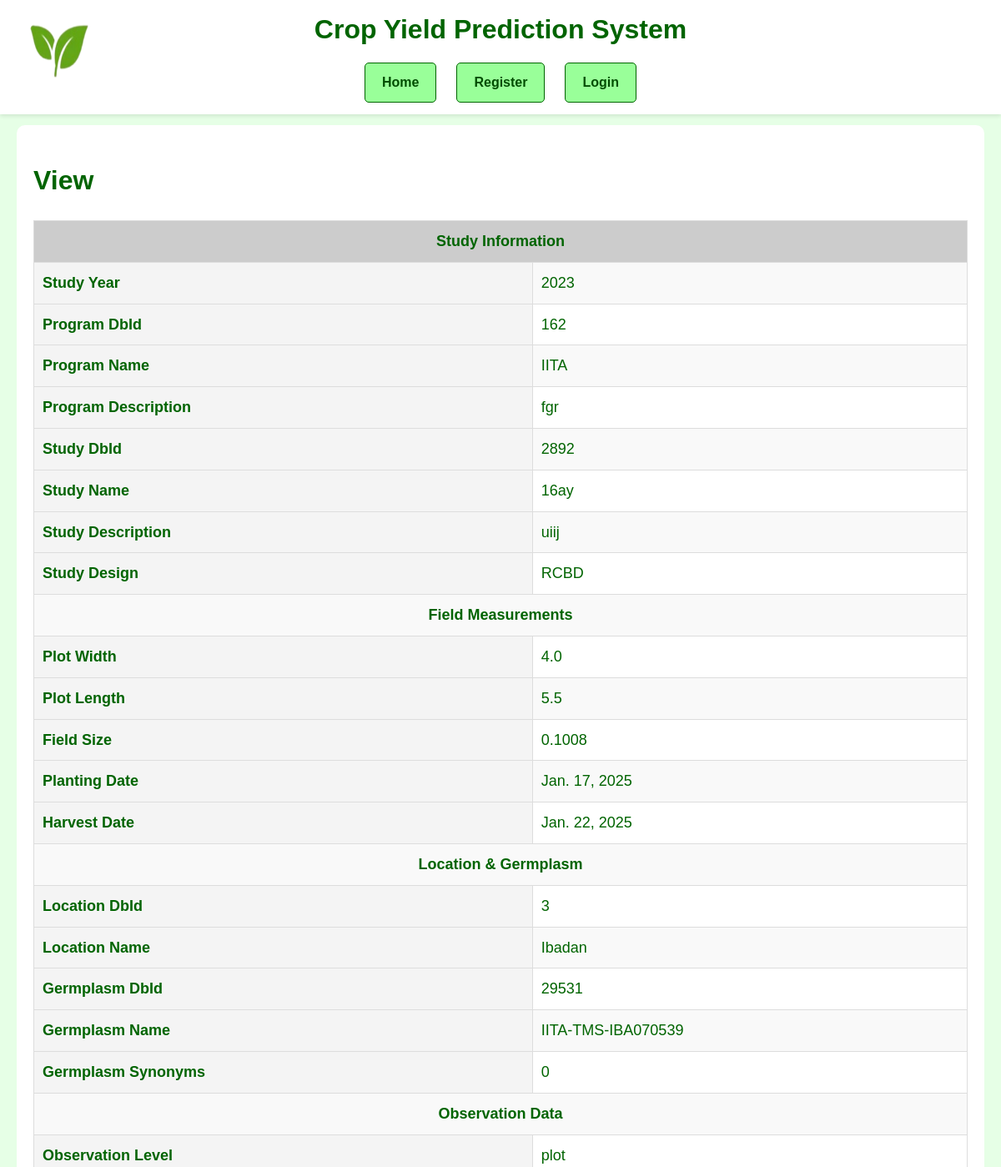
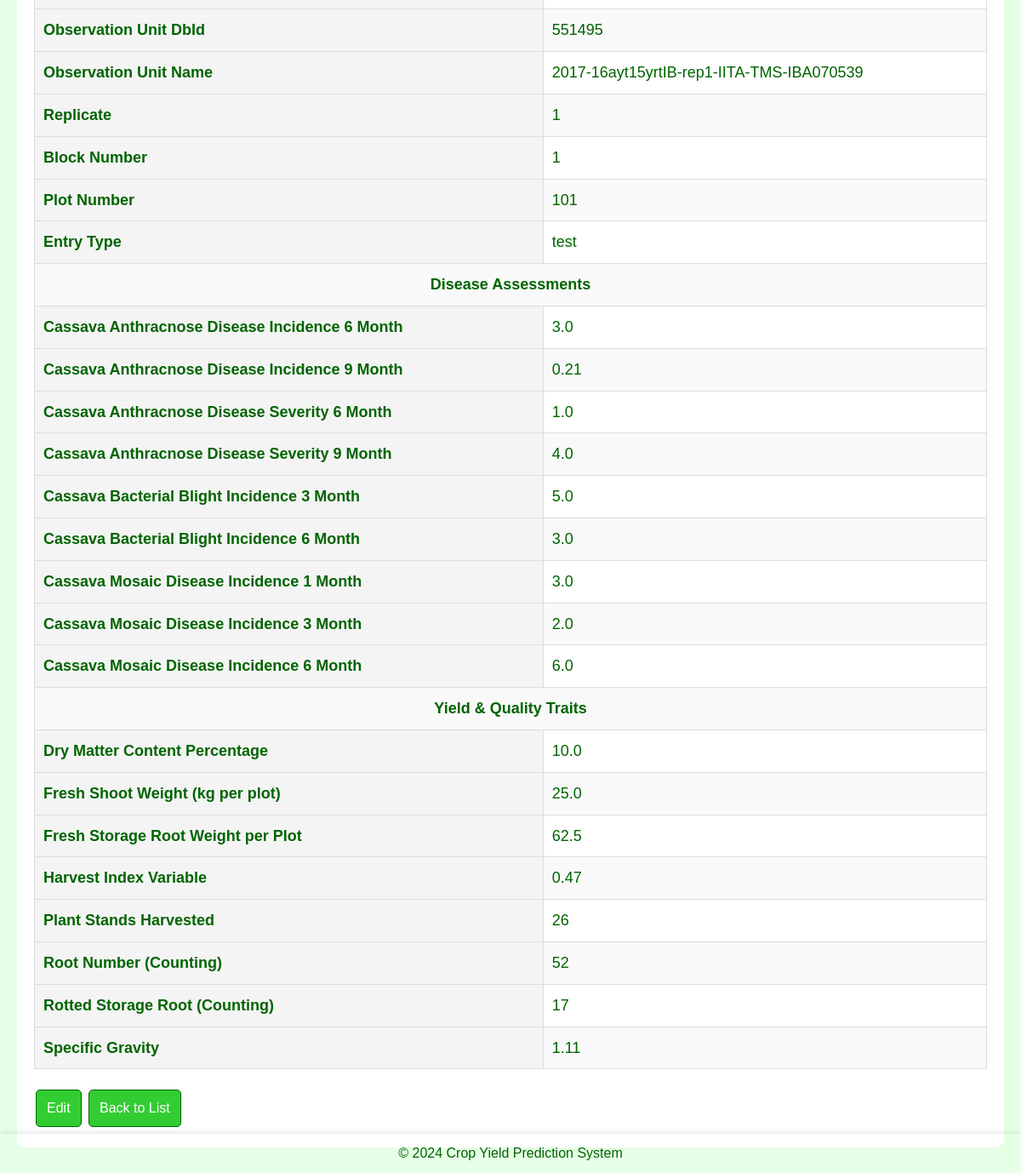
/fielddata/10/ (signed in), run on the app's committed database (2 pictures, top to bottom).
### django_nlp_integration/nlp_app/models.py (models this page shows, shortened)
class FieldData(models.Model):
    studyYear = models.IntegerField(default=0)
    programDbId = models.CharField(max_length=255, default='')
    programName = models.CharField(max_length=255, default='')
    programDescription = models.TextField(default='')
    studyDbId = models.CharField(max_length=255, default='')
    studyName = models.CharField(max_length=255, default='')
    studyDescription = models.TextField(default='')
    studyDesign = models.CharField(max_length=255, default='')
    plotWidth = models.FloatField(default=0.0)
    plotLength = models.FloatField(default=0.0)
    fieldSize = models.FloatField(default=0.0)
    plantingDate = models.DateField(default=date(2024, 1, 1))
    harvestDate = models.DateField(default=date(2024, 1, 1))
    locationDbId = models.CharField(max_length=255, default='')
    locationName = models.CharField(max_length=255, default='')
    germplasmDbId = models.CharField(max_length=255, default='')
    germplasmName = models.CharField(max_length=255, default='')
    germplasmSynonyms = models.CharField(max_length=255, blank=True, null=True, default='')
    observationLevel = models.CharField(max_length=255, default='')
    observationUnitDbId = models.CharField(max_length=255, default='')
    observationUnitName = models.CharField(max_length=255, default='')
    replicate = models.IntegerField(default=0)
    blockNumber = models.IntegerField(default=0)
    plotNumber = models.IntegerField(default=0)
    entryType = models.CharField(max_length=255, default='Unknown')
    boiled_storage_root_color = models.CharField(max_length=255, default='Unknown')
    cassava_anthractnose_disease_incidence_6_month = models.FloatField(default=0.0)
    cassava_anthractnose_disease_incidence_9_month = models.FloatField(default=0.0)
    cassava_anthractnose_disease_severity_6_month = models.FloatField(default=0.0)
    cassava_anthractnose_disease_severity_9_month = models.FloatField(default=0.0)
    cassava_bacterial_blight_incidence_3_month = models.FloatField(default=0.0)
    cassava_bacterial_blight_incidence_6_month = models.FloatField(default=0.0)
    cassava_bacterial_blight_severity_3_month = models.FloatField(default=0.0)
    cassava_bacterial_blight_severity_6_month = models.FloatField(default=0.0)
    cassava_green_mite_severity_first_evaluation = models.FloatField(default=0.0)
    cassava_green_mite_severity_second_evaluation = models.FloatField(default=0.0)
    cassava_mosaic_disease_incidence_1_month = models.FloatField(default=0.0)
    cassava_mosaic_disease_incidence_3_month = models.FloatField(default=0.0)
    cassava_mosaic_disease_incidence_6_month = models.FloatField(default=0.0)
    cassava_mosaic_disease_severity_1_month = models.FloatField(default=0.0)
    cassava_mosaic_disease_severity_3_month = models.FloatField(default=0.0)
    cassava_mosaic_disease_severity_6_month = models.FloatField(default=0.0)
    dry_matter_content_specific_gravity_method = models.FloatField(default=0.0)
    dry_matter_content_percentage = models.FloatField(default=0.0)
    ease_of_peeling_root_cortex_visual_rating = models.IntegerField(default=0)
    first_apical_branch_height_cm = models.FloatField(default=0.0)
    fresh_shoot_weight_kg_per_plot = models.FloatField(default=0.0)
    fresh_storage_root_weight_per_plot = models.FloatField(default=0.0)
    harvest_index_variable = models.FloatField(default=0.0)
    initial_vigor_assessment = models.IntegerField(default=0)
    number_of_planted_stakes_per_plot = models.IntegerField(default=0)
    plant_architecture_visual_rating = models.IntegerField(default=0)
    plant_stands_harvested_counting = models.IntegerField(default=0)
    poundability_assessment = models.IntegerField(default=0)
    proportion_lodged_plants_percentage = models.FloatField(default=0.0)
    root_neck_length_visual_rating = models.IntegerField(default=0)
    root_number_counting = models.IntegerField(default=0)
    rotted_storage_root_counting = models.IntegerField(default=0)
    specific_gravity = models.FloatField(default=0.0)
    sprout_count_nine_month = models.IntegerField(default=0)
    sprout_count_one_month = models.IntegerField(default=0)
    sprout_count_six_month = models.IntegerField(default=0)
    sprout_count_three_month = models.IntegerField(default=0)
    sprouting_proportion = models.FloatField(default=0.0)
    storage_root_cortex_color_visual_rating = models.IntegerField(default=0)
    storage_root_periderm_color_visual_rating = models.IntegerField(default=0)
    storage_root_pulp_color_visual_rating = models.IntegerField(default=0)
    storage_root_shape_visual_rating = models.IntegerField(default=0)
    storage_root_size_visual_rating = models.IntegerField(default=0)
    taste_of_boiled_root_rating = models.IntegerField(default=0)
    top_yield = models.FloatField(default=0.0)
    total_carotenoid_chart_1_8 = models.FloatField(default=0.0)
    total_carotenoid_iCheck_method = models.FloatField(default=0.0)

### django_nlp_integration/nlp_app/views.py (the view)
# urls.py: path('fielddata/<int:pk>/', views.fielddata_detail, name='fielddata_detail'),
@login_required
def fielddata_detail(request, pk):
    fielddata = get_object_or_404(FieldData, pk=pk)
    return render(request, 'nlp_app/fielddata_detail.html', {'fielddata': fielddata})

### django_nlp_integration/nlp_app/templates/nlp_app/fielddata_detail.html (shortened to what this page needs)
{% extends 'base_generic.html' %}
{% block content %}
<!DOCTYPE html>
<html>
<head>
</head>
<body>
    <h1>View</h1>
    <table>
        <tr class="section-header">
            <td colspan="2">Study Information</td>
        </tr>
        <tr><th>Study Year</th><td>{{ fielddata.studyYear }}</td></tr>
        <tr><th>Program DbId</th><td>{{ fielddata.programDbId }}</td></tr>
        <tr><th>Program Name</th><td>{{ fielddata.programName }}</td></tr>
        <tr><th>Program Description</th><td>{{ fielddata.programDescription }}</td></tr>
        <tr><th>Study DbId</th><td>{{ fielddata.studyDbId }}</td></tr>
        <tr><th>Study Name</th><td>{{ fielddata.studyName }}</td></tr>
        <tr><th>Study Description</th><td>{{ fielddata.studyDescription }}</td></tr>
        <tr><th>Study Design</th><td>{{ fielddata.studyDesign }}</td></tr>
        <tr class="section-header">
            <td colspan="2">Field Measurements</td>
        </tr>
        <tr><th>Plot Width</th><td>{{ fielddata.plotWidth }}</td></tr>
        <tr><th>Plot Length</th><td>{{ fielddata.plotLength }}</td></tr>
        <tr><th>Field Size</th><td>{{ fielddata.fieldSize }}</td></tr>
        <tr><th>Planting Date</th><td>{{ fielddata.plantingDate }}</td></tr>
        <tr><th>Harvest Date</th><td>{{ fielddata.harvestDate }}</td></tr>
        <tr class="section-header">
            <td colspan="2">Location & Germplasm</td>
        </tr>
        <tr><th>Location DbId</th><td>{{ fielddata.locationDbId }}</td></tr>
        <tr><th>Location Name</th><td>{{ fielddata.locationName }}</td></tr>
        <tr><th>Germplasm DbId</th><td>{{ fielddata.germplasmDbId }}</td></tr>
        <tr><th>Germplasm Name</th><td>{{ fielddata.germplasmName }}</td></tr>
        <tr><th>Germplasm Synonyms</th><td>{{ fielddata.germplasmSynonyms }}</td></tr>
        <tr class="section-header">
            <td colspan="2">Observation Data</td>
        </tr>
        <tr><th>Observation Level</th><td>{{ fielddata.observationLevel }}</td></tr>
        <tr><th>Observation Unit DbId</th><td>{{ fielddata.observationUnitDbId }}</td></tr>
        <tr><th>Observation Unit Name</th><td>{{ fielddata.observationUnitName }}</td></tr>
        <tr><th>Replicate</th><td>{{ fielddata.replicate }}</td></tr>
        <tr><th>Block Number</th><td>{{ fielddata.blockNumber }}</td></tr>
        <tr><th>Plot Number</th><td>{{ fielddata.plotNumber }}</td></tr>
        <tr><th>Entry Type</th><td>{{ fielddata.entryType }}</td></tr>
        <tr class="section-header">
            <td colspan="2">Disease Assessments</td>
        </tr>
        <tr><th>Cassava Anthracnose Disease Incidence 6 Month</th><td>{{ fielddata.cassava_anthractnose_disease_incidence_6_month }}</td></tr>
        <tr><th>Cassava Anthracnose Disease Incidence 9 Month</th><td>{{ fielddata.cassava_anthractnose_disease_incidence_9_month }}</td></tr>
        <tr><th>Cassava Anthracnose Disease Severity 6 Month</th><td>{{ fielddata.cassava_anthractnose_disease_severity_6_month }}</td></tr>
        <tr><th>Cassava Anthracnose Disease Severity 9 Month</th><td>{{ fielddata.cassava_anthractnose_disease_severity_9_month }}</td></tr>
        <tr><th>Cassava Bacterial Blight Incidence 3 Month</th><td>{{ fielddata.cassava_bacterial_blight_incidence_3_month }}</td></tr>
        <tr><th>Cassava Bacterial Blight Incidence 6 Month</th><td>{{ fielddata.cassava_bacterial_blight_incidence_6_month }}</td></tr>
        <tr><th>Cassava Mosaic Disease Incidence 1 Month</th><td>{{ fielddata.cassava_mosaic_disease_incidence_1_month }}</td></tr>
        <tr><th>Cassava Mosaic Disease Incidence 3 Month</th><td>{{ fielddata.cassava_mosaic_disease_incidence_3_month }}</td></tr>
        <tr><th>Cassava Mosaic Disease Incidence 6 Month</th><td>{{ fielddata.cassava_mosaic_disease_incidence_6_month }}</td></tr>
        <tr class="section-header">
            <td colspan="2">Yield & Quality Traits</td>
        </tr>
        <tr><th>Dry Matter Content Percentage</th><td>{{ fielddata.dry_matter_content_percentage }}</td></tr>
        <tr><th>Fresh Shoot Weight (kg per plot)</th><td>{{ fielddata.fresh_shoot_weight_kg_per_plot }}</td></tr>
        <tr><th>Fresh Storage Root Weight per Plot</th><td>{{ fielddata.fresh_storage_root_weight_per_plot }}</td></tr>
        <tr><th>Harvest Index Variable</th><td>{{ fielddata.harvest_index_variable }}</td></tr>
        <tr><th>Plant Stands Harvested</th><td>{{ fielddata.plant_stands_harvested_counting }}</td></tr>
        <tr><th>Root Number (Counting)</th><td>{{ fielddata.root_number_counting }}</td></tr>
        <tr><th>Rotted Storage Root (Counting)</th><td>{{ fielddata.rotted_storage_root_counting }}</td></tr>
        <tr><th>Specific Gravity</th><td>{{ fielddata.specific_gravity }}</td></tr>
    </table>
    <a href="{% url 'fielddata_update' fielddata.pk %}" class="btn">Edit</a>
    <a href="{% url 'fielddata_list' %}" class="btn">Back to List</a>
</body>
</html>
{% endblock %}

### static/css/global.css (style rules this page uses)
body { background-color: #f0fff0; color: #006400; font-family: 'Arial', sans-serif; margin: 0; padding: 0; line-height: 1.6; }
.btn { display: inline-block; padding: 8px 12px; background-color: #32cd32; color: white; text-align: center; text-decoration: none; border-radius: 5px; margin: 4px 2px; transition: background-color 0.3s ease, transform 0.2s ease; border: 1px solid #006400; }

### django_nlp_integration/nlp_app/templates/nlp_app/fielddata_detail.html (style rules this page uses)
table { width: 100%; border-collapse: collapse; margin: 20px 0; font-size: 18px; text-align: left; }
th, td { padding: 10px; border: 1px solid #ddd; }
th { background-color: #f4f4f4; }
tr:nth-child(even) { background-color: #f9f9f9; }
.section-header { background-color: #ccc; font-weight: bold; text-align: center; }

### data on the page
FieldData: studyYear "2023", programDbId "162", programName "IITA", programDescription "fgr", studyDbId "2892", studyName "16ay", studyDescription "uiij", studyDesign "RCBD", plotWidth "4.0", plotLength "5.5", fieldSize "0.1008", plantingDate "Jan. 17, 2025", harvestDate "Jan. 22, 2025", locationDbId "3", locationName "Ibadan", germplasmDbId "29531", germplasmName "IITA-TMS-IBA070539", germplasmSynonyms "0", observationLevel "plot", observationUnitDbId "551495", observationUnitName "2017-16ayt15yrtIB-rep1-IITA-TMS-IBA070539", replicate "1", blockNumber "1", plotNumber "101", entryType "test", cassava_anthractnose_disease_incidence_6_month "3.0", cassava_anthractnose_disease_incidence_9_month "0.21", cassava_anthractnose_disease_severity_6_month "1.0", cassava_anthractnose_disease_severity_9_month "4.0", cassava_bacterial_blight_incidence_3_month "5.0", cassava_bacterial_blight_incidence_6_month "3.0", cassava_mosaic_disease_incidence_1_month "3.0", cassava_mosaic_disease_incidence_3_month "2.0", cassava_mosaic_disease_incidence_6_month "6.0", dry_matter_content_percentage "10.0", fresh_shoot_weight_kg_per_plot "25.0", fresh_storage_root_weight_per_plot "62.5", harvest_index_variable "0.47", plant_stands_harvested_counting "26", root_number_counting "52", rotted_storage_root_counting "17", specific_gravity "1.11"
